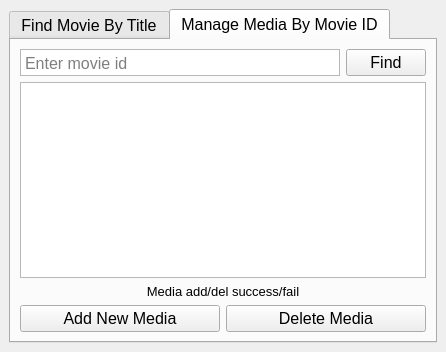
<?xml version="1.0" encoding="UTF-8"?>
<ui version="4.0">
 <class>MainWindow</class>
 <widget class="QMainWindow" name="MainWindow">
  <property name="geometry">
   <rect>
    <x>0</x>
    <y>0</y>
    <width>446</width>
    <height>352</height>
   </rect>
  </property>
  <property name="windowTitle">
   <string>MainWindow</string>
  </property>
  <widget class="QWidget" name="centralwidget">
   <layout class="QVBoxLayout" name="verticalLayout">
    <item>
     <widget class="QTabWidget" name="tabWidget">
      <property name="font">
       <font>
        <pointsize>12</pointsize>
       </font>
      </property>
      <property name="currentIndex">
       <number>1</number>
      </property>
      <widget class="QWidget" name="FindTab">
       <attribute name="title">
        <string>Find Movie By Title</string>
       </attribute>
       <layout class="QVBoxLayout" name="verticalLayout_2">
        <item>
         <layout class="QHBoxLayout" name="horizontalLayout">
          <item>
           <widget class="QPlainTextEdit" name="find_movie_title_text_edit">
            <property name="sizePolicy">
             <sizepolicy hsizetype="Expanding" vsizetype="Ignored">
              <horstretch>0</horstretch>
              <verstretch>0</verstretch>
             </sizepolicy>
            </property>
            <property name="verticalScrollBarPolicy">
             <enum>Qt::ScrollBarAlwaysOff</enum>
            </property>
            <property name="placeholderText">
             <string>Enter movie title</string>
            </property>
           </widget>
          </item>
          <item>
           <widget class="QPushButton" name="find_button">
            <property name="text">
             <string>Find</string>
            </property>
           </widget>
          </item>
         </layout>
        </item>
        <item>
         <widget class="QTableView" name="movie_info_table">
          <attribute name="horizontalHeaderDefaultSectionSize">
           <number>34</number>
          </attribute>
          <attribute name="horizontalHeaderHighlightSections">
           <bool>true</bool>
          </attribute>
          <attribute name="verticalHeaderVisible">
           <bool>false</bool>
          </attribute>
          <attribute name="verticalHeaderDefaultSectionSize">
           <number>23</number>
          </attribute>
         </widget>
        </item>
       </layout>
      </widget>
      <widget class="QWidget" name="ListMedia">
       <attribute name="title">
        <string>Manage Media By Movie ID</string>
       </attribute>
       <layout class="QVBoxLayout" name="verticalLayout_3">
        <item>
         <layout class="QHBoxLayout" name="horizontalLayout_2">
          <item>
           <widget class="QPlainTextEdit" name="list_media_id_text_edit">
            <property name="sizePolicy">
             <sizepolicy hsizetype="Expanding" vsizetype="Ignored">
              <horstretch>0</horstretch>
              <verstretch>0</verstretch>
             </sizepolicy>
            </property>
            <property name="verticalScrollBarPolicy">
             <enum>Qt::ScrollBarAlwaysOff</enum>
            </property>
            <property name="placeholderText">
             <string>Enter movie id</string>
            </property>
           </widget>
          </item>
          <item>
           <widget class="QPushButton" name="list_meadia_id_button">
            <property name="text">
             <string>Find</string>
            </property>
           </widget>
          </item>
         </layout>
        </item>
        <item>
         <widget class="QListWidget" name="media_table_widget">
          <property name="resizeMode">
           <enum>QListView::Adjust</enum>
          </property>
          <property name="selectionRectVisible">
           <bool>true</bool>
          </property>
         </widget>
        </item>
        <item>
         <widget class="QLabel" name="media_operation_status_label">
          <property name="font">
           <font>
            <pointsize>10</pointsize>
           </font>
          </property>
          <property name="text">
           <string>Media add/del success/fail</string>
          </property>
          <property name="alignment">
           <set>Qt::AlignCenter</set>
          </property>
         </widget>
        </item>
        <item>
         <layout class="QHBoxLayout" name="horizontalLayout_3">
          <item>
           <widget class="QPushButton" name="add_media_button">
            <property name="text">
             <string>Add New Media</string>
            </property>
           </widget>
          </item>
          <item>
           <widget class="QPushButton" name="delete_media_button">
            <property name="whatsThis">
             <string>Delete the selected media</string>
            </property>
            <property name="text">
             <string>Delete Media</string>
            </property>
           </widget>
          </item>
         </layout>
        </item>
       </layout>
      </widget>
     </widget>
    </item>
   </layout>
  </widget>
 </widget>
 <resources/>
 <connections/>
</ui>
